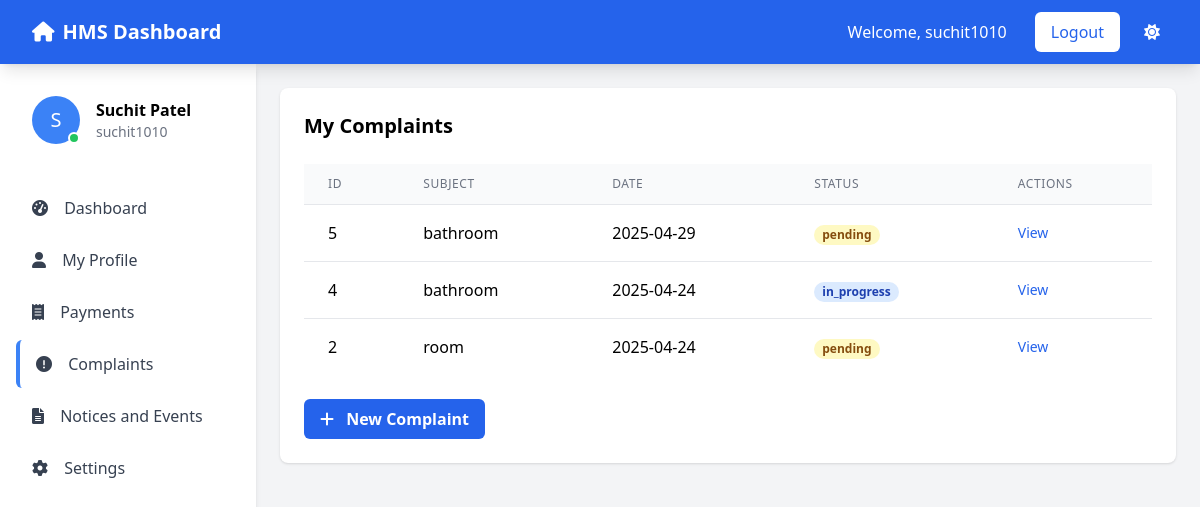
The page /complaints/ (signed in) on the database its author committed.
### services/models.py (models this page shows, shortened)
class Complaint(models.Model):
    COMPLAINT_TYPES = [
        ('room', 'Room'),
        ('bathroom', 'Bathroom'),
        ('furniture', 'Furniture'),
        ('other', 'Other'),
    ]
    STATUS_CHOICES = [
        ('pending', 'Pending'),
        ('in_progress', 'In Progress'),
        ('resolved', 'Resolved'),
    ]
    student = models.ForeignKey(Students_data, on_delete=models.CASCADE)
    complaint_type = models.CharField(max_length=100, choices=COMPLAINT_TYPES)
    other_type = models.CharField(max_length=100, blank=True, null=True)  # Optional field
    description = models.TextField()
    room_number = models.CharField(max_length=10)
    date_submitted = models.DateTimeField(auto_now_add=True)
    status = models.CharField(max_length=50, choices=STATUS_CHOICES, default='pending')

### HMS/views.py (the view)
# urls.py: path('complaints/', views.complaints, name='complaints'),
def complaints(request):
    complaints = Complaint.objects.filter(student__user=request.user).order_by('-date_submitted')
    context = {
        'complaints': [
            {
                'id': complaint.id,
                'status': complaint.status,
                'complaint_type': complaint.complaint_type,
                'date_submitted': complaint.date_submitted,
            }
            for complaint in complaints
        ],
    }
    return render(request, 'dashboard/complaints.html', context)

### templates/dashboard/complaints.html (shortened to what this page needs)
{% extends "dashboard/base.html" %}
{% block content %}
<div class="bg-white dark:bg-dark-700 rounded-lg shadow p-6">
    <h2 class="text-xl font-semibold dark:text-white mb-6">My Complaints</h2>
    <div class="overflow-x-auto">
        <table class="min-w-full divide-y divide-gray-200 dark:divide-gray-600">
            <thead class="bg-gray-50 dark:bg-dark-600">
                <tr>
                    <th class="px-6 py-3 text-left text-xs font-medium text-gray-500 dark:text-gray-300 uppercase tracking-wider">ID</th>
                    <th class="px-6 py-3 text-left text-xs font-medium text-gray-500 dark:text-gray-300 uppercase tracking-wider">Subject</th>
                    <th class="px-6 py-3 text-left text-xs font-medium text-gray-500 dark:text-gray-300 uppercase tracking-wider">Date</th>
                    <th class="px-6 py-3 text-left text-xs font-medium text-gray-500 dark:text-gray-300 uppercase tracking-wider">Status</th>
                    <th class="px-6 py-3 text-left text-xs font-medium text-gray-500 dark:text-gray-300 uppercase tracking-wider">Actions</th>
                </tr>
            </thead>
            <tbody class="bg-white dark:bg-dark-700 divide-y divide-gray-200 dark:divide-gray-600">
                {% for complaint in complaints %}
                <tr>
                    <td class="px-6 py-4 whitespace-nowrap dark:text-white">{{ complaint.id }}</td>
                    <td class="px-6 py-4 whitespace-nowrap dark:text-white">{{ complaint.complaint_type }}</td>
                    <td class="px-6 py-4 whitespace-nowrap dark:text-white">{{ complaint.date_submitted|date:"Y-m-d" }}</td>
                    <td class="px-6 py-4 whitespace-nowrap">
                        <span class="px-2 inline-flex text-xs leading-5 font-semibold rounded-full
                            {% if complaint.status == 'resolved' %}bg-green-100 text-green-800 dark:bg-green-900 dark:text-green-200
                            {% elif complaint.status == 'in_progress' %}bg-blue-100 text-blue-800 dark:bg-blue-900 dark:text-blue-200
                            {% else %}bg-yellow-100 text-yellow-800 dark:bg-yellow-900 dark:text-yellow-200{% endif %}">
                            {{ complaint.status }}
                        </span>
                    </td>
                    <td class="px-6 py-4 whitespace-nowrap text-sm font-medium">
                        <a href="#" class="text-blue-600 hover:text-blue-900 dark:text-blue-400 dark:hover:text-blue-300">View</a>
                    </td>
                </tr>
                {% empty %}
                <tr>
                    <td colspan="5" class="px-6 py-4 text-center dark:text-white">No complaints found</td>
                </tr>
                {% endfor %}
            </tbody>
        </table>
    </div>
    <div class="mt-6">
        <button onclick="openComplaintModal()" class="bg-blue-600 hover:bg-blue-700 text-white font-bold py-2 px-4 rounded-md transition inline-block">
            <i class="fas fa-plus mr-2"></i> New Complaint
        </button>
    </div>
</div>
{% endblock %}

### templates/dashboard/base.html (shortened to what this page needs)
<!DOCTYPE html>
<html lang="en">
<head>
    <script src="https://cdn.tailwindcss.com"></script>
    <link rel="stylesheet" href="https://cdnjs.cloudflare.com/ajax/libs/font-awesome/6.0.0/css/all.min.css">
</head>
<body class="bg-gray-100 dark:bg-dark-800">
    <nav class="bg-blue-600 text-white sticky top-0 z-[100] shadow-lg">
        <div class="max-w-7xl mx-auto px-4 sm:px-6 lg:px-8">
            <div class="flex justify-between items-center h-16">
                <div class="flex items-center">
                    <div class="flex-shrink-0">
                        <a href="{% url 'dashboard' %}" class="text-xl font-bold flex items-center">
                            <i class="fas fa-home mr-2"></i>
                            HMS Dashboard
                        </a>
                    </div>
                </div>
                <div class="hidden md:flex space-x-4 items-center">
                    {% if user.is_authenticated %}
                        <span class="px-3 py-2">Welcome, {{ user.username }}</span>
                        <a href="{% url 'logout' %}" class="bg-white text-blue-600 px-4 py-2 rounded-md font-medium hover:bg-blue-100 transition">Logout</a>
                    {% else %}
                        <a href="{% url 'login' %}" class="bg-white text-blue-600 px-4 py-2 rounded-md font-medium hover:bg-blue-100 transition">Login</a>
                    {% endif %}
                    <button id="theme-toggle" class="p-2 rounded-full focus:outline-none">
                        <i class="fas fa-sun text-white block dark:hidden" id="theme-icon-light"></i>
                    </button>
                </div>
            </div>
        </div>
    </nav>
    <div class="flex">
        <div class="sidebar w-64 bg-white dark:bg-dark-700 h-screen sticky top-16 shadow-md md:block">
            <div class="p-4">
                <div class="flex items-center space-x-4 p-4 mb-6">
                    <div class="relative">
                        {% if profile and profile.user_image %}
                            <img src="{{ profile.user_image.url }}" alt="Profile" class="w-12 h-12 rounded-full object-cover">
                        {% else %}
                            <div class="w-12 h-12 rounded-full bg-blue-500 flex items-center justify-center text-white text-xl">
                                {{ user.username|first|upper }}
                            </div>
                        {% endif %}
                        <span class="absolute bottom-0 right-0 w-3 h-3 bg-green-500 rounded-full border-2 border-white dark:border-dark-700"></span>
                    </div>
                    <div>
                        <h3 class="font-semibold dark:text-white">{{ user.get_full_name|default:user.username }}</h3>
                        <p class="text-sm text-gray-500 dark:text-gray-400">{{ user.username }}</p>
                    </div>
                </div>
                <nav class="space-y-1">
                    <a href="{% url 'dashboard' %}" class="block px-4 py-3 text-gray-700 dark:text-gray-300 hover:bg-gray-100 dark:hover:bg-dark-600 rounded-md transition {% if request.path == '/dashboard/' %}active-nav-item{% endif %}">
                        <i class="fas fa-tachometer-alt mr-3"></i> Dashboard
                    </a>
                    <a href="{% url 'profile' %}" class="block px-4 py-3 text-gray-700 dark:text-gray-300 hover:bg-gray-100 dark:hover:bg-dark-600 rounded-md transition {% if request.path == '/profile/' %}active-nav-item{% endif %}">
                        <i class="fas fa-user mr-3"></i> My Profile
                    </a>
                    <a href="{% url 'payments' %}" class="block px-4 py-3 text-gray-700 dark:text-gray-300 hover:bg-gray-100 dark:hover:bg-dark-600 rounded-md transition {% if request.path == '/payments/' %}active-nav-item{% endif %}">
                        <i class="fas fa-receipt mr-3"></i> Payments
                    </a>
                    <a href="{% url 'complaints' %}" class="block px-4 py-3 text-gray-700 dark:text-gray-300 hover:bg-gray-100 dark:hover:bg-dark-600 rounded-md transition {% if request.path == '/complaints/' %}active-nav-item{% endif %}">
                        <i class="fas fa-exclamation-circle mr-3"></i> Complaints
                    </a>
                    <a href="/documents" class="block px-4 py-3 text-gray-700 dark:text-gray-300 hover:bg-gray-100 dark:hover:bg-dark-600 rounded-md transition">
                        <i class="fas fa-file-alt mr-3"></i> Notices and Events
                    </a>
                    <a href="{% url 'settings' %}" class="block px-4 py-3 text-gray-700 dark:text-gray-300 hover:bg-gray-100 dark:hover:bg-dark-600 rounded-md transition {% if request.path == '/settings/' %}active-nav-item{% endif %}">
                        <i class="fas fa-cog mr-3"></i> Settings
                    </a>
                </nav>
            </div>
        </div>
        <div class="flex-1 p-6">
            {% block content %}
            {% endblock %}
        </div>
    </div>
</body>
</html>

### templates/dashboard/base.html (style rules this page uses)
.active-nav-item { background-color: rgba(255, 255, 255, 0.1); border-left: 4px solid #3b82f6; }
.sidebar { transition: all 0.3s ease; }

### rows shown on the page
Complaint: complaint_type "bathroom", date_submitted "2025-04-29", status "pending"
Complaint: complaint_type "bathroom", date_submitted "2025-04-24", status "in_progress"
Complaint: complaint_type "room", date_submitted "2025-04-24", status "pending"

### other values the page prints
{{ user.username }} "suchit1010"
{{ user.username|first|upper }} "S"
{{ user.get_full_name|default:user.username }} "Suchit Patel"
{{ complaint.id }} "5" "4" "2"
